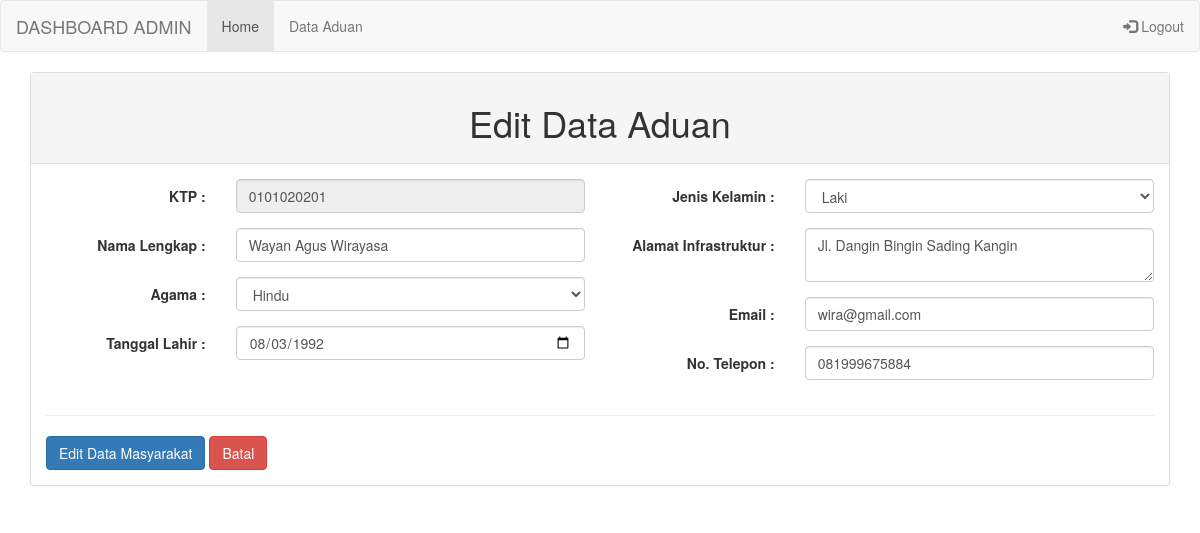
The app's page /adm_masy/update_masy.php?id=1 (signed in) with its own data.
### tables this page shows
CREATE TABLE `tb_aduan` (
  `id_masy` int(10) NOT NULL,
  `ktp_masy` varchar(10) DEFAULT NULL,
  `nama_masy` varchar(50) DEFAULT NULL,
  `agama_masy` varchar(10) DEFAULT NULL,
  `tgllapor_masy` varchar(20) DEFAULT NULL,
  `jk_masy` varchar(10) DEFAULT NULL,
  `alamat` varchar(200) DEFAULT NULL,
  `email_masy` varchar(50) DEFAULT NULL,
  `notlp_masy` varchar(15) DEFAULT NULL
);

### functions/function_masyadm.php (called while the page is built, shortened)
<?php
require "koneksi.php";
function query_view($query_view) {
    global $koneksi;
    $result = mysqli_query($koneksi, $query_view);
    $rows = [];
    while($row = mysqli_fetch_assoc($result)) {
        $rows[] = $row;
    }
    return $rows;
}
?>

### adm_masy/update_masy.php (the view, shortened to what this page needs)
<?php
include '../template/adm_nav.php';
require "../functions/function_masyadm.php";
$id = $_GET["id"];
$data_masy = query_view("SELECT * FROM tb_aduan WHERE id_masy = $id")[0];
?>
<div class="container">
<div class="panel panel-default">
<div class="panel-heading">
<h1 align="center">Edit Data Aduan</h1>
</div>
<div class="panel-body">
    <form class="form-horizontal" action="" method="post">
    <div class="row">
        <div class="col-lg-6">
            <div class="form-group">
                <label class="control-label col-sm-4" for="ktp_masy">KTP :</label>
                <div class="col-sm-8">
                    <input type="text" class="form-control" id="ktp_masy" name="ktp_masy" readonly value="<?php echo $data_masy["ktp_masy"];?>">
                </div>
            </div>
            <div class="form-group">
                <label class="control-label col-sm-4" for="nama_masy">Nama Lengkap :</label>
                <div class="col-sm-8">
                    <input type="text" class="form-control" id="nama_masy" name="nama_masy" required value="<?php echo $data_masy["nama_masy"];?>">
                </div>
            </div>
            <div class="form-group">
                <label class="control-label col-sm-4" for="agama_masy">Agama :</label>
                <div class="col-sm-8"><select id="agama_masy" name="agama_masy" class="form-control select2" style="width: 100%;">
                    <option value="<?php echo $data_masy["agama_masy"];?>" selected="selected"><?php echo $data_masy["agama_masy"];?></option>
                </select>
                </div>
            </div>
            <div class="form-group">
                <label class="control-label col-sm-4" for="tgllapor_masy">Tanggal Lahir :</label>
                <div class="col-sm-8">
                    <input type="date" class="form-control" id="tgllapor_masy" name="tgllapor_masy" required value="<?php echo $data_masy["tgllapor_masy"];?>">
                </div>
            </div>
        </div>
        <div class="col-lg-6">
            <div class="form-group">
                <label class="control-label col-sm-4" for="jk_masy">Jenis Kelamin :</label>
                <div class="col-sm-8"><select id="jk_mhs" name="jk_masy" class="form-control select2" style="width: 100%;">
                    <option value="<?php echo $data_masy["jk_masy"];?>" selected="selected"><?php echo $data_masy["jk_masy"];?></option>
                </select>
                </div>
            </div>
            <div class="form-group">
                <label class="control-label col-sm-4" for="alamat_masy">Alamat Infrastruktur :</label>
                <div class="col-sm-8">
                    <textarea id="alamat" name="alamat" class="form-control" required><?php echo $data_masy["alamat"];?></textarea>
                </div>
            </div>
            <div class="form-group">
                <label class="control-label col-sm-4" for="email_masy">Email :</label>
                <div class="col-sm-8">
                    <input type="email" class="form-control" id="email_masy" name="email_masy" required value="<?php echo $data_masy["email_masy"];?>">
                </div>
            </div>
            <div class="form-group">
                <label class="control-label col-sm-4" for="notlp_masy">No. Telepon :</label>
                <div class="col-sm-8">
                    <input type="text" class="form-control" id="notlp_masy" name="notlp_masy" required value="<?php echo $data_masy["notlp_masy"];?>">
                </div>
            </div>
        </div>
    </div>
    <hr>
    <button type="submit" name="submit" class="btn btn-primary">Edit Data Masyarakat</button>
    <a href="../admin/adm_masy.php" class="btn btn-danger">Batal</a>
    </form>
</div>
</div>
</div>
<?php
include '../template/footer.php';
?>

### records on screen
tb_aduan: ktp_masy "0101020201", nama_masy "Wayan Agus Wirayasa", agama_masy "Hindu", tgllapor_masy "08/03/1992", jk_masy "Laki", alamat "Jl. Dangin Bingin Sading Kangin", email_masy "wira@gmail.com", notlp_masy "081999675884"
